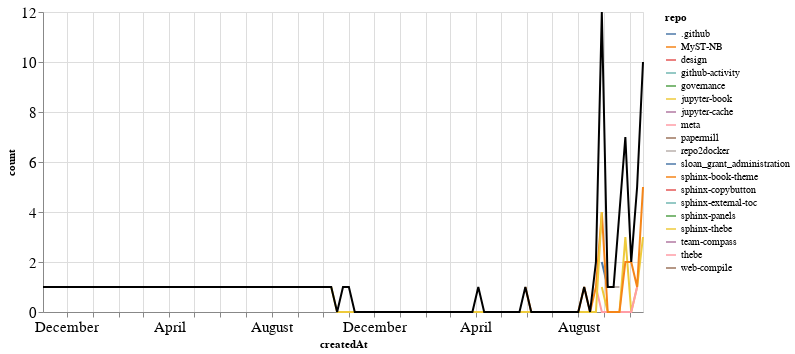

Notebook code cell kept with this figure:
### Markdown cell above
### PRs

### Code cell
prs_time = prs.groupby('repo').resample('W', on='createdAt').count()['author'].reset_index()
prs_time = prs_time.rename(columns={'author': 'count'})
prs_time_total = prs_time.groupby('createdAt').agg({"count": "sum"}).reset_index()

ch1 = alt.Chart(prs_time, width=600).mark_line().encode(
    x='createdAt',
    y='count',
    color='repo',
    tooltip="repo"
)

ch2 = alt.Chart(prs_time_total, width=600).mark_line(color="black").encode(
    x='createdAt',
    y='count',
)

ch1 + ch2

### Figure 1 — Vega-Lite specification as saved in the notebook (floating-point values rounded to 4 significant figures)
{"config": {"axisLeft": {"labelFontSize": 15}, "axisBottom": {"labelFontSize": 15}}, "layer": [{"data": {"name": "data-e783666ceb8e38d15bf06aefd392fb14"}, "mark": "line", "encoding": {"color": {"type": "nominal", "field": "repo"}, "tooltip": {"type": "nominal", "field": "repo"}, "x": {"type": "temporal", "field": "createdAt"}, "y": {"type": "quantitative", "field": "count"}}, "width": 600}, {"data": {"name": "data-8fc734689b017bcf8c39a67ec4c888f9"}, "mark": {"type": "line", "color": "black"}, "encoding": {"x": {"type": "temporal", "field": "createdAt"}, "y": {"type": "quantitative", "field": "count"}}, "width": 600}], "$schema": "https://vega.github.io/schema/vega-lite/v4.8.1.json", "datasets": {"data-e783666ceb8e38d15bf06aefd392fb14": [{"repo": ".github", "createdAt": "2021-08-29T00:00:00", "count": 2}, {"repo": ".github", "createdAt": "2021-09-05T00:00:00", "count": 1}, {"repo": "MyST-NB", "createdAt": "2021-10-10T00:00:00", "count": 1}, {"repo": "design", "createdAt": "2019-11-03T00:00:00", "count": 1}, {"repo": "github-activity", "createdAt": "2021-04-04T00:00:00", "count": 1}, {"repo": "governance", "createdAt": "2021-09-19T00:00:00", "count": 2}, {"repo": "jupyter-book", "createdAt": "2021-08-29T00:00:00", "count": 1}, {"repo": "jupyter-book", "createdAt": "2021-09-05T00:00:00", "count": 0}, {"repo": "jupyter-book", "createdAt": "2021-09-12T00:00:00", "count": 0}, {"repo": "jupyter-book", "createdAt": "2021-09-19T00:00:00", "count": 0}, {"repo": "jupyter-book", "createdAt": "2021-09-26T00:00:00", "count": 3}, {"repo": "jupyter-book", "createdAt": "2021-10-03T00:00:00", "count": 0}, {"repo": "jupyter-book", "createdAt": "2021-10-10T00:00:00", "count": 1}, {"repo": "jupyter-book", "createdAt": "2021-10-17T00:00:00", "count": 3}, {"repo": "jupyter-cache", "createdAt": "2020-05-17T00:00:00", "count": 1}, {"repo": "meta", "createdAt": "2021-08-22T00:00:00", "count": 1}, {"repo": "meta", "createdAt": "2021-08-29T00:00:00", "count": 0}, {"repo": "meta", "createdAt": "2021-09-05T00:00:00", "count": 0}, {"repo": "meta", "createdAt": "2021-09-12T00:00:00", "count": 0}, {"repo": "meta", "createdAt": "2021-09-19T00:00:00", "count": 0}, {"repo": "meta", "createdAt": "2021-09-26T00:00:00", "count": 0}, {"repo": "meta", "createdAt": "2021-10-03T00:00:00", "count": 0}, {"repo": "meta", "createdAt": "2021-10-10T00:00:00", "count": 1}, {"repo": "papermill", "createdAt": "2021-08-29T00:00:00", "count": 1}, {"repo": "repo2docker", "createdAt": "2021-09-12T00:00:00", "count": 1}, {"repo": "repo2docker", "createdAt": "2021-09-19T00:00:00", "count": 1}, {"repo": "sloan_grant_administration", "createdAt": "2021-10-10T00:00:00", "count": 1}, {"repo": "sphinx-book-theme", "createdAt": "2021-05-30T00:00:00", "count": 1}, {"repo": "sphinx-book-theme", "createdAt": "2021-06-06T00:00:00", "count": 0}, {"repo": "sphinx-book-theme", "createdAt": "2021-06-13T00:00:00", "count": 0}, {"repo": "sphinx-book-theme", "createdAt": "2021-06-20T00:00:00", "count": 0}, {"repo": "sphinx-book-theme", "createdAt": "2021-06-27T00:00:00", "count": 0}, {"repo": "sphinx-book-theme", "createdAt": "2021-07-04T00:00:00", "count": 0}, {"repo": "sphinx-book-theme", "createdAt": "2021-07-11T00:00:00", "count": 0}, {"repo": "sphinx-book-theme", "createdAt": "2021-07-18T00:00:00", "count": 0}, {"repo": "sphinx-book-theme", "createdAt": "2021-07-25T00:00:00", "count": 0}, {"repo": "sphinx-book-theme", "createdAt": "2021-08-01T00:00:00", "count": 0}, {"repo": "sphinx-book-theme", "createdAt": "2021-08-08T00:00:00", "count": 1}, {"repo": "sphinx-book-theme", "createdAt": "2021-08-15T00:00:00", "count": 0}, {"repo": "sphinx-book-theme", "createdAt": "2021-08-22T00:00:00", "count": 1}, {"repo": "sphinx-book-theme", "createdAt": "2021-08-29T00:00:00", "count": 4}, {"repo": "sphinx-book-theme", "createdAt": "2021-09-05T00:00:00", "count": 0}, {"repo": "sphinx-book-theme", "createdAt": "2021-09-12T00:00:00", "count": 0}, {"repo": "sphinx-book-theme", "createdAt": "2021-09-19T00:00:00", "count": 0}, {"repo": "sphinx-book-theme", "createdAt": "2021-09-26T00:00:00", "count": 2}, {"repo": "sphinx-book-theme", "createdAt": "2021-10-03T00:00:00", "count": 2}, {"repo": "sphinx-book-theme", "createdAt": "2021-10-10T00:00:00", "count": 1}, {"repo": "sphinx-book-theme", "createdAt": "2021-10-17T00:00:00", "count": 5}, {"repo": "sphinx-copybutton", "createdAt": "2021-10-17T00:00:00", "count": 2}, {"repo": "sphinx-external-toc", "createdAt": "2021-09-19T00:00:00", "count": 1}, {"repo": "sphinx-panels", "createdAt": "2020-10-25T00:00:00", "count": 1}, {"repo": "sphinx-thebe", "createdAt": "2020-10-11T00:00:00", "count": 1}, {"repo": "sphinx-thebe", "createdAt": "2020-10-18T00:00:00", "count": 0}, {"repo": "sphinx-thebe", "createdAt": "2020-10-25T00:00:00", "count": 0}, {"repo": "sphinx-thebe", "createdAt": "2020-11-01T00:00:00", "count": 0}, {"repo": "sphinx-thebe", "createdAt": "2020-11-08T00:00:00", "count": 0}, {"repo": "sphinx-thebe", "createdAt": "2020-11-15T00:00:00", "count": 0}, {"repo": "sphinx-thebe", "createdAt": "2020-11-22T00:00:00", "count": 0}, {"repo": "sphinx-thebe", "createdAt": "2020-11-29T00:00:00", "count": 0}, {"repo": "sphinx-thebe", "createdAt": "2020-12-06T00:00:00", "count": 0}, {"repo": "sphinx-thebe", "createdAt": "2020-12-13T00:00:00", "count": 0}, {"repo": "sphinx-thebe", "createdAt": "2020-12-20T00:00:00", "count": 0}, {"repo": "sphinx-thebe", "createdAt": "2020-12-27T00:00:00", "count": 0}, {"repo": "sphinx-thebe", "createdAt": "2021-01-03T00:00:00", "count": 0}, {"repo": "sphinx-thebe", "createdAt": "2021-01-10T00:00:00", "count": 0}, {"repo": "sphinx-thebe", "createdAt": "2021-01-17T00:00:00", "count": 0}, {"repo": "sphinx-thebe", "createdAt": "2021-01-24T00:00:00", "count": 0}, {"repo": "sphinx-thebe", "createdAt": "2021-01-31T00:00:00", "count": 0}, {"repo": "sphinx-thebe", "createdAt": "2021-02-07T00:00:00", "count": 0}, {"repo": "sphinx-thebe", "createdAt": "2021-02-14T00:00:00", "count": 0}, {"repo": "sphinx-thebe", "createdAt": "2021-02-21T00:00:00", "count": 0}, {"repo": "sphinx-thebe", "createdAt": "2021-02-28T00:00:00", "count": 0}, {"repo": "sphinx-thebe", "createdAt": "2021-03-07T00:00:00", "count": 0}, {"repo": "sphinx-thebe", "createdAt": "2021-03-14T00:00:00", "count": 0}, {"repo": "sphinx-thebe", "createdAt": "2021-03-21T00:00:00", "count": 0}, {"repo": "sphinx-thebe", "createdAt": "2021-03-28T00:00:00", "count": 0}, {"repo": "sphinx-thebe", "createdAt": "2021-04-04T00:00:00", "count": 0}, {"repo": "sphinx-thebe", "createdAt": "2021-04-11T00:00:00", "count": 0}, {"repo": "sphinx-thebe", "createdAt": "2021-04-18T00:00:00", "count": 0}, {"repo": "sphinx-thebe", "createdAt": "2021-04-25T00:00:00", "count": 0}, {"repo": "sphinx-thebe", "createdAt": "2021-05-02T00:00:00", "count": 0}, {"repo": "sphinx-thebe", "createdAt": "2021-05-09T00:00:00", "count": 0}, {"repo": "sphinx-thebe", "createdAt": "2021-05-16T00:00:00", "count": 0}, {"repo": "sphinx-thebe", "createdAt": "2021-05-23T00:00:00", "count": 0}, {"repo": "sphinx-thebe", "createdAt": "2021-05-30T00:00:00", "count": 0}, {"repo": "sphinx-thebe", "createdAt": "2021-06-06T00:00:00", "count": 0}, {"repo": "sphinx-thebe", "createdAt": "2021-06-13T00:00:00", "count": 0}, {"repo": "sphinx-thebe", "createdAt": "2021-06-20T00:00:00", "count": 0}, {"repo": "sphinx-thebe", "createdAt": "2021-06-27T00:00:00", "count": 0}, {"repo": "sphinx-thebe", "createdAt": "2021-07-04T00:00:00", "count": 0}, {"repo": "sphinx-thebe", "createdAt": "2021-07-11T00:00:00", "count": 0}, {"repo": "sphinx-thebe", "createdAt": "2021-07-18T00:00:00", "count": 0}, {"repo": "sphinx-thebe", "createdAt": "2021-07-25T00:00:00", "count": 0}, {"repo": "sphinx-thebe", "createdAt": "2021-08-01T00:00:00", "count": 0}, {"repo": "sphinx-thebe", "createdAt": "2021-08-08T00:00:00", "count": 0}, {"repo": "sphinx-thebe", "createdAt": "2021-08-15T00:00:00", "count": 0}, {"repo": "sphinx-thebe", "createdAt": "2021-08-22T00:00:00", "count": 0}, {"repo": "sphinx-thebe", "createdAt": "2021-08-29T00:00:00", "count": 4}, {"repo": "team-compass", "createdAt": "2021-09-26T00:00:00", "count": 1}, {"repo": "thebe", "createdAt": "2020-11-01T00:00:00", "count": 1}, {"repo": "web-compile", "createdAt": "2021-09-26T00:00:00", "count": 1}], "data-8fc734689b017bcf8c39a67ec4c888f9": [{"createdAt": "2019-11-03T00:00:00", "count": 1}, {"createdAt": "2020-05-17T00:00:00", "count": 1}, {"createdAt": "2020-10-11T00:00:00", "count": 1}, {"createdAt": "2020-10-18T00:00:00", "count": 0}, {"createdAt": "2020-10-25T00:00:00", "count": 1}, {"createdAt": "2020-11-01T00:00:00", "count": 1}, {"createdAt": "2020-11-08T00:00:00", "count": 0}, {"createdAt": "2020-11-15T00:00:00", "count": 0}, {"createdAt": "2020-11-22T00:00:00", "count": 0}, {"createdAt": "2020-11-29T00:00:00", "count": 0}, {"createdAt": "2020-12-06T00:00:00", "count": 0}, {"createdAt": "2020-12-13T00:00:00", "count": 0}, {"createdAt": "2020-12-20T00:00:00", "count": 0}, {"createdAt": "2020-12-27T00:00:00", "count": 0}, {"createdAt": "2021-01-03T00:00:00", "count": 0}, {"createdAt": "2021-01-10T00:00:00", "count": 0}, {"createdAt": "2021-01-17T00:00:00", "count": 0}, {"createdAt": "2021-01-24T00:00:00", "count": 0}, {"createdAt": "2021-01-31T00:00:00", "count": 0}, {"createdAt": "2021-02-07T00:00:00", "count": 0}, {"createdAt": "2021-02-14T00:00:00", "count": 0}, {"createdAt": "2021-02-21T00:00:00", "count": 0}, {"createdAt": "2021-02-28T00:00:00", "count": 0}, {"createdAt": "2021-03-07T00:00:00", "count": 0}, {"createdAt": "2021-03-14T00:00:00", "count": 0}, {"createdAt": "2021-03-21T00:00:00", "count": 0}, {"createdAt": "2021-03-28T00:00:00", "count": 0}, {"createdAt": "2021-04-04T00:00:00", "count": 1}, {"createdAt": "2021-04-11T00:00:00", "count": 0}, {"createdAt": "2021-04-18T00:00:00", "count": 0}, {"createdAt": "2021-04-25T00:00:00", "count": 0}, {"createdAt": "2021-05-02T00:00:00", "count": 0}, {"createdAt": "2021-05-09T00:00:00", "count": 0}, {"createdAt": "2021-05-16T00:00:00", "count": 0}, {"createdAt": "2021-05-23T00:00:00", "count": 0}, {"createdAt": "2021-05-30T00:00:00", "count": 1}, {"createdAt": "2021-06-06T00:00:00", "count": 0}, {"createdAt": "2021-06-13T00:00:00", "count": 0}, {"createdAt": "2021-06-20T00:00:00", "count": 0}, {"createdAt": "2021-06-27T00:00:00", "count": 0}, {"createdAt": "2021-07-04T00:00:00", "count": 0}, {"createdAt": "2021-07-11T00:00:00", "count": 0}, {"createdAt": "2021-07-18T00:00:00", "count": 0}, {"createdAt": "2021-07-25T00:00:00", "count": 0}, {"createdAt": "2021-08-01T00:00:00", "count": 0}, {"createdAt": "2021-08-08T00:00:00", "count": 1}, {"createdAt": "2021-08-15T00:00:00", "count": 0}, {"createdAt": "2021-08-22T00:00:00", "count": 2}, {"createdAt": "2021-08-29T00:00:00", "count": 12}, {"createdAt": "2021-09-05T00:00:00", "count": 1}, {"createdAt": "2021-09-12T00:00:00", "count": 1}, {"createdAt": "2021-09-19T00:00:00", "count": 4}, {"createdAt": "2021-09-26T00:00:00", "count": 7}, {"createdAt": "2021-10-03T00:00:00", "count": 2}, {"createdAt": "2021-10-10T00:00:00", "count": 5}, {"createdAt": "2021-10-17T00:00:00", "count": 10}]}}
